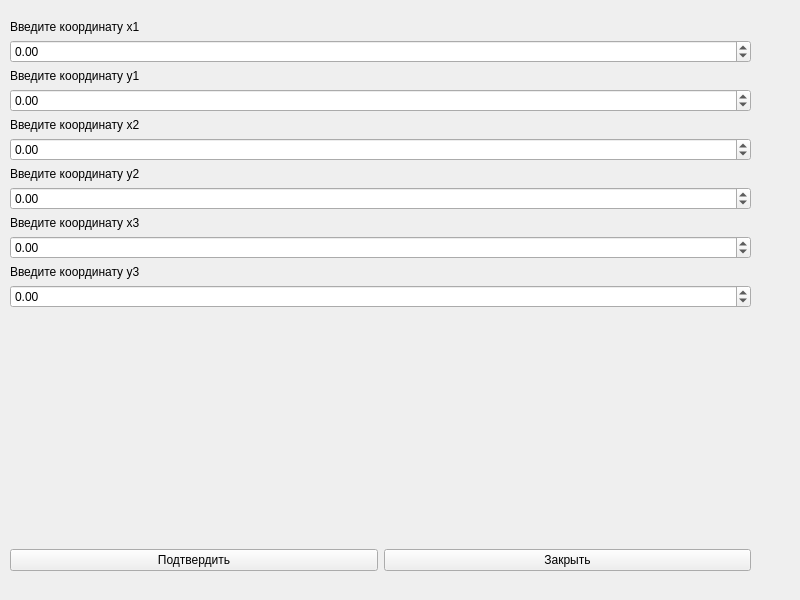
<?xml version="1.0" encoding="UTF-8"?>
<ui version="4.0">
 <class>admin_coord_input</class>
 <widget class="QWidget" name="admin_coord_input">
  <property name="geometry">
   <rect>
    <x>0</x>
    <y>0</y>
    <width>800</width>
    <height>600</height>
   </rect>
  </property>
  <property name="windowTitle">
   <string>Form</string>
  </property>
  <widget class="QWidget" name="verticalLayoutWidget">
   <property name="geometry">
    <rect>
     <x>10</x>
     <y>20</y>
     <width>741</width>
     <height>551</height>
    </rect>
   </property>
   <layout class="QVBoxLayout" name="verticalLayout">
    <item>
     <widget class="QLabel" name="label">
      <property name="text">
       <string>Введите координату x1</string>
      </property>
     </widget>
    </item>
    <item>
     <widget class="QDoubleSpinBox" name="x1_input">
      <property name="minimum">
       <double>-1000.000000000000000</double>
      </property>
      <property name="maximum">
       <double>1000.000000000000000</double>
      </property>
     </widget>
    </item>
    <item>
     <widget class="QLabel" name="label_2">
      <property name="text">
       <string>Введите координату y1</string>
      </property>
     </widget>
    </item>
    <item>
     <widget class="QDoubleSpinBox" name="y1_input">
      <property name="minimum">
       <double>-1000.000000000000000</double>
      </property>
      <property name="maximum">
       <double>1000.000000000000000</double>
      </property>
     </widget>
    </item>
    <item>
     <widget class="QLabel" name="label_4">
      <property name="text">
       <string>Введите координату x2</string>
      </property>
     </widget>
    </item>
    <item>
     <widget class="QDoubleSpinBox" name="x1_input_2">
      <property name="minimum">
       <double>-1000.000000000000000</double>
      </property>
      <property name="maximum">
       <double>1000.000000000000000</double>
      </property>
     </widget>
    </item>
    <item>
     <widget class="QLabel" name="label_3">
      <property name="text">
       <string>Введите координату y2</string>
      </property>
     </widget>
    </item>
    <item>
     <widget class="QDoubleSpinBox" name="y1_input_2">
      <property name="minimum">
       <double>-1000.000000000000000</double>
      </property>
      <property name="maximum">
       <double>1000.000000000000000</double>
      </property>
     </widget>
    </item>
    <item>
     <widget class="QLabel" name="label_6">
      <property name="text">
       <string>Введите координату x3</string>
      </property>
     </widget>
    </item>
    <item>
     <widget class="QDoubleSpinBox" name="x1_input_3">
      <property name="minimum">
       <double>-1000.000000000000000</double>
      </property>
      <property name="maximum">
       <double>1000.000000000000000</double>
      </property>
     </widget>
    </item>
    <item>
     <widget class="QLabel" name="label_5">
      <property name="text">
       <string>Введите координату y3</string>
      </property>
     </widget>
    </item>
    <item>
     <widget class="QDoubleSpinBox" name="y1_input_3">
      <property name="minimum">
       <double>-1000.000000000000000</double>
      </property>
      <property name="maximum">
       <double>1000.000000000000000</double>
      </property>
     </widget>
    </item>
    <item>
     <widget class="QLabel" name="err_field">
      <property name="text">
       <string/>
      </property>
     </widget>
    </item>
    <item>
     <spacer name="verticalSpacer">
      <property name="orientation">
       <enum>Qt::Orientation::Vertical</enum>
      </property>
      <property name="sizeHint" stdset="0">
       <size>
        <width>20</width>
        <height>40</height>
       </size>
      </property>
     </spacer>
    </item>
    <item>
     <layout class="QHBoxLayout" name="horizontalLayout">
      <item>
       <widget class="QPushButton" name="coord_confirm">
        <property name="text">
         <string>Подтвердить</string>
        </property>
       </widget>
      </item>
      <item>
       <widget class="QPushButton" name="dismiss">
        <property name="text">
         <string>Закрыть</string>
        </property>
       </widget>
      </item>
     </layout>
    </item>
   </layout>
  </widget>
 </widget>
 <resources/>
 <connections/>
</ui>
